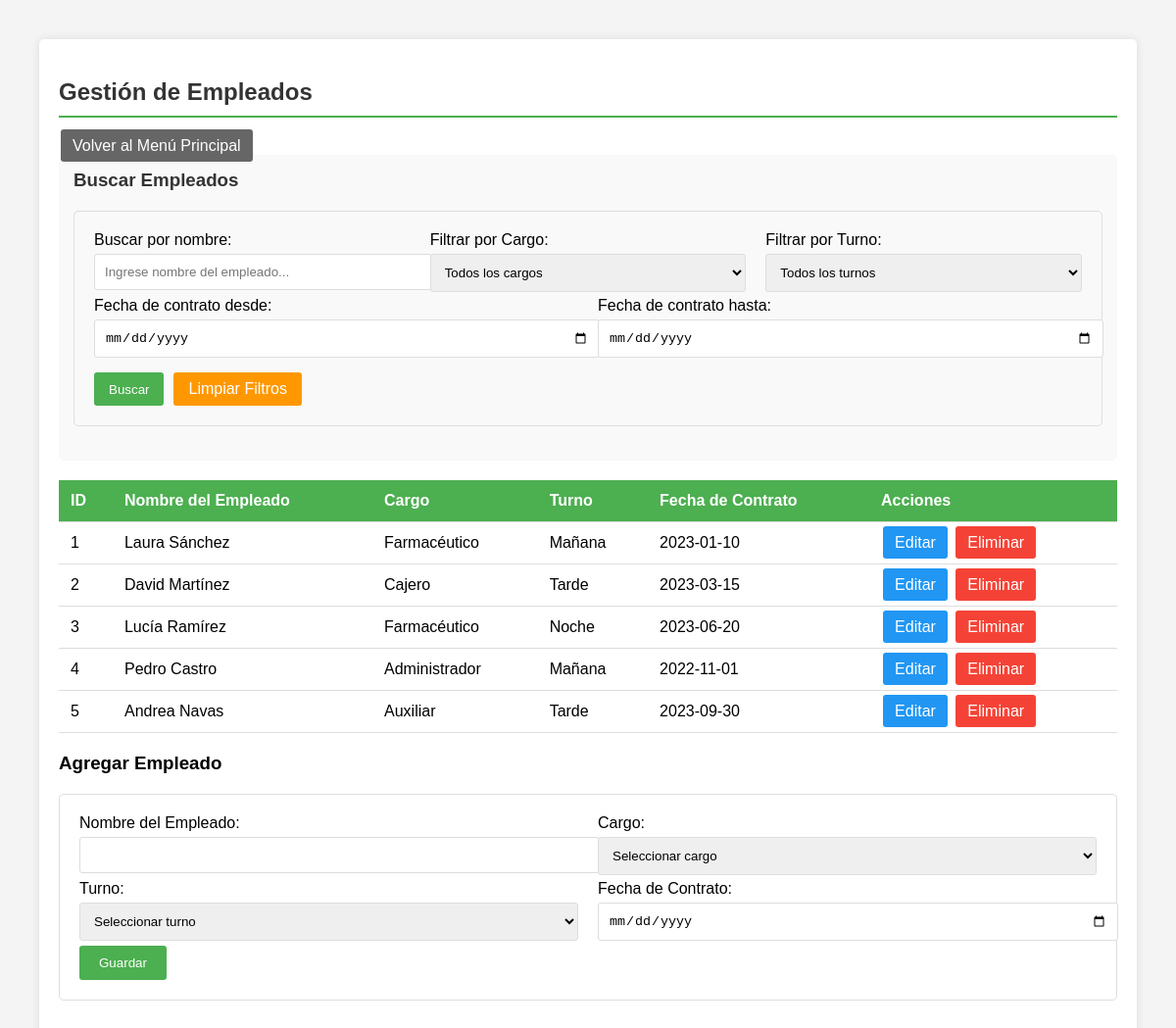
Screenshot of /crud_empleados.php (signed in) with the database file from the repository.
### tables this page shows
CREATE TABLE `empleado` (
  `id_empleado` int(11) NOT NULL,
  `nombre_empleado` varchar(100) DEFAULT NULL,
  `cargo` varchar(50) DEFAULT NULL,
  `turno` varchar(20) DEFAULT NULL,
  `fecha_contrato` date DEFAULT NULL
);

### crud_empleados.php (the view, shortened to what this page needs)
<?php
include 'config.php';
$busqueda = isset($_GET['buscar']) ? trim($_GET['buscar']) : '';
$filtro_fecha_desde = isset($_GET['fecha_desde']) ? $_GET['fecha_desde'] : '';
$filtro_fecha_hasta = isset($_GET['fecha_hasta']) ? $_GET['fecha_hasta'] : '';
$sql = "SELECT * FROM Empleado WHERE 1=1";
$sql .= " ORDER BY id_empleado";
$result = $conn->query($sql);
$edit = null;
?>
<!DOCTYPE html>
<html>
<head>
</head>
<body>
<div class="container">
    <h2>Gestión de Empleados</h2>
    <a href="index.php" class="btn btn-back">Volver al Menú Principal</a>
    <div class="search-form">
        <h3>Buscar Empleados</h3>
        <form method="get" action="">
            <div class="form-row">
                <div class="form-group">
                    <label>Buscar por nombre:</label>
                    <input type="text" name="buscar" value="<?= htmlspecialchars($busqueda) ?>" placeholder="Ingrese nombre del empleado...">
                </div>
                <div class="form-group">
                    <label>Filtrar por Cargo:</label>
                    <select name="filtro_cargo">
                        <option value="">Todos los cargos</option>
                    </select>
                </div>
                <div class="form-group">
                    <label>Filtrar por Turno:</label>
                    <select name="filtro_turno">
                        <option value="">Todos los turnos</option>
                    </select>
                </div>
            </div>
            <div class="form-row">
                <div class="form-group">
                    <label>Fecha de contrato desde:</label>
                    <input type="date" name="fecha_desde" value="<?= htmlspecialchars($filtro_fecha_desde) ?>">
                </div>
                <div class="form-group">
                    <label>Fecha de contrato hasta:</label>
                    <input type="date" name="fecha_hasta" value="<?= htmlspecialchars($filtro_fecha_hasta) ?>">
                </div>
            </div>
            <div class="search-buttons">
                <input type="submit" value="Buscar" class="btn-search">
                <a href="crud_empleados.php" class="btn-clear">Limpiar Filtros</a>
            </div>
        </form>
    </div>
    <table>
        <tr>
            <th>ID</th>
            <th>Nombre del Empleado</th>
            <th>Cargo</th>
            <th>Turno</th>
            <th>Fecha de Contrato</th>
            <th>Acciones</th>
        </tr>
        <?php while($row = $result->fetch_assoc()): ?>
        <tr>
            <td><?= $row['id_empleado'] ?></td>
            <td><?= htmlspecialchars($row['nombre_empleado']) ?></td>
            <td><?= htmlspecialchars($row['cargo']) ?></td>
            <td><?= htmlspecialchars($row['turno']) ?></td>
            <td><?= $row['fecha_contrato'] ?></td>
            <td>
                <a href="?editar=<?= $row['id_empleado'] ?>" class="btn btn-edit">Editar</a>
                <a href="?eliminar=<?= $row['id_empleado'] ?>" class="btn btn-delete" onclick="return confirm('¿Estás seguro de eliminar este empleado?')">Eliminar</a>
            </td>
        </tr>
        <?php endwhile; ?>
    </table>
    <h3><?= $edit ? 'Editar' : 'Agregar' ?> Empleado</h3>
    <form method="post">
        <div class="form-row">
            <div class="form-group">
                <label>Nombre del Empleado:</label>
                <input type="text" name="nombre_empleado" value="<?= htmlspecialchars($edit['nombre_empleado'] ?? '') ?>" required>
            </div>
            <div class="form-group">
                <label>Cargo:</label>
                <select name="cargo" required>
                    <option value="">Seleccionar cargo</option>
                </select>
            </div>
        </div>
        <div class="form-row">
            <div class="form-group">
                <label>Turno:</label>
                <select name="turno" required>
                    <option value="">Seleccionar turno</option>
                </select>
            </div>
            <div class="form-group">
                <label>Fecha de Contrato:</label>
                <input type="date" name="fecha_contrato" value="<?= $edit['fecha_contrato'] ?? '' ?>" required>
            </div>
        </div>
        <input type="submit" value="<?= $edit ? 'Actualizar' : 'Guardar' ?>">
    </form>
</div>
</body>
</html>

### crud_empleados.php (style rules this page uses)
body { font-family: Arial, sans-serif; margin: 40px; background-color: #f4f4f4; }
.container { max-width: 1200px; margin: 0 auto; background-color: white; padding: 20px; border-radius: 5px; box-shadow: 0 0 10px rgba(0,0,0,0.1); }
h2 { color: #333; border-bottom: 2px solid #4CAF50; padding-bottom: 10px; }
table { width: 100%; border-collapse: collapse; margin: 20px 0; }
th, td { padding: 12px; text-align: left; border-bottom: 1px solid #ddd; }
th { background-color: #4CAF50; color: white; }
.btn { padding: 8px 12px; text-decoration: none; border-radius: 3px; margin: 2px; }
.btn-edit { background-color: #2196F3; color: white; }
.btn-delete { background-color: #f44336; color: white; }
.btn-back { background-color: #666; color: white; }
.btn-search { background-color: #4CAF50; color: white; }
.btn-clear { background-color: #ff9800; color: white; }
form { margin: 20px 0; padding: 20px; border: 1px solid #ddd; border-radius: 5px; }
input[type="text"], input[type="date"], select { width: 100%; padding: 10px; margin: 5px 0; border: 1px solid #ddd; border-radius: 3px; }
input[type="submit"] { background-color: #4CAF50; color: white; padding: 10px 20px; border: none; border-radius: 3px; cursor: pointer; }
.form-row { display: flex; gap: 20px; }
.form-group { flex: 1; }
.search-form { background-color: #f9f9f9; padding: 15px; border-radius: 5px; margin-bottom: 20px; }
.search-form h3 { margin-top: 0; color: #333; }
.search-buttons { display: flex; gap: 10px; margin-top: 10px; }
.search-buttons input[type="submit"] { padding: 8px 15px; }
.search-buttons a { padding: 8px 15px; text-decoration: none; border-radius: 3px; }

### rows the page displays
empleado: id_empleado "1", nombre_empleado "Laura Sánchez", cargo "Farmacéutico", turno "Mañana", fecha_contrato "2023-01-10"
empleado: id_empleado "2", nombre_empleado "David Martínez", cargo "Cajero", turno "Tarde", fecha_contrato "2023-03-15"
empleado: id_empleado "3", nombre_empleado "Lucía Ramírez", cargo "Farmacéutico", turno "Noche", fecha_contrato "2023-06-20"
empleado: id_empleado "4", nombre_empleado "Pedro Castro", cargo "Administrador", turno "Mañana", fecha_contrato "2022-11-01"
empleado: id_empleado "5", nombre_empleado "Andrea Navas", cargo "Auxiliar", turno "Tarde", fecha_contrato "2023-09-30"
